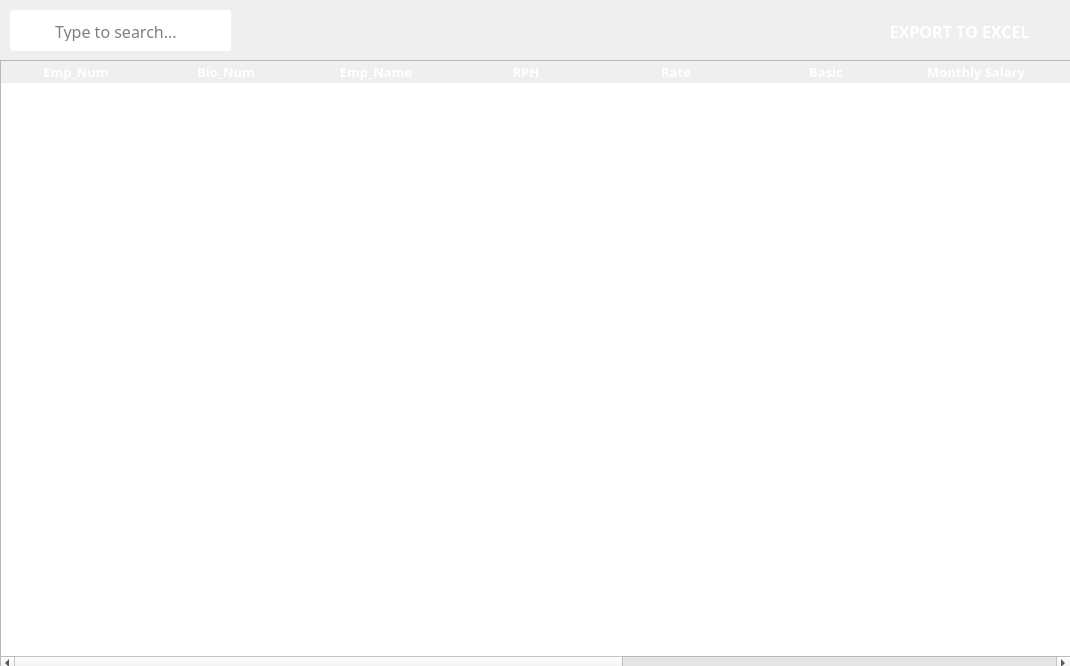
<?xml version="1.0" encoding="UTF-8"?>
<ui version="4.0">
 <class>Dialog</class>
 <widget class="QDialog" name="Dialog">
  <property name="geometry">
   <rect>
    <x>0</x>
    <y>0</y>
    <width>1070</width>
    <height>666</height>
   </rect>
  </property>
  <property name="windowTitle">
   <string>Bank Registrar</string>
  </property>
  <property name="windowIcon">
   <iconset>
    <normaloff>../Icons/logo.svg</normaloff>../Icons/logo.svg</iconset>
  </property>
  <widget class="QTableWidget" name="empSalaryList">
   <property name="geometry">
    <rect>
     <x>0</x>
     <y>60</y>
     <width>1071</width>
     <height>611</height>
    </rect>
   </property>
   <property name="sizePolicy">
    <sizepolicy hsizetype="Fixed" vsizetype="Fixed">
     <horstretch>0</horstretch>
     <verstretch>0</verstretch>
    </sizepolicy>
   </property>
   <property name="font">
    <font>
     <family>Poppins SemiBold</family>
     <pointsize>10</pointsize>
     <weight>75</weight>
     <bold>true</bold>
    </font>
   </property>
   <property name="focusPolicy">
    <enum>Qt::ClickFocus</enum>
   </property>
   <property name="contextMenuPolicy">
    <enum>Qt::DefaultContextMenu</enum>
   </property>
   <property name="styleSheet">
    <string notr="true">/* Header Design */

QHeaderView::section {
	font-family: Poppins;
	font-weight: bold;
	font-size: 13px;
	color: white;
	background-color: &quot;#344273&quot;;
	border: none;
}

/* Style for the selected row */
QTableView::item:selected:active {
	 selection-background-color: &quot;#9DADDF&quot;;
}

/* Style for the alternate row */
QTableWidget {
	alternate-background-color: &quot;#DDDDDD&quot;;
}</string>
   </property>
   <property name="horizontalScrollBarPolicy">
    <enum>Qt::ScrollBarAsNeeded</enum>
   </property>
   <property name="sizeAdjustPolicy">
    <enum>QAbstractScrollArea::AdjustIgnored</enum>
   </property>
   <property name="editTriggers">
    <set>QAbstractItemView::NoEditTriggers</set>
   </property>
   <property name="tabKeyNavigation">
    <bool>false</bool>
   </property>
   <property name="showDropIndicator" stdset="0">
    <bool>false</bool>
   </property>
   <property name="dragDropOverwriteMode">
    <bool>false</bool>
   </property>
   <property name="alternatingRowColors">
    <bool>true</bool>
   </property>
   <property name="selectionMode">
    <enum>QAbstractItemView::SingleSelection</enum>
   </property>
   <property name="selectionBehavior">
    <enum>QAbstractItemView::SelectRows</enum>
   </property>
   <property name="textElideMode">
    <enum>Qt::ElideRight</enum>
   </property>
   <property name="showGrid">
    <bool>false</bool>
   </property>
   <property name="gridStyle">
    <enum>Qt::SolidLine</enum>
   </property>
   <property name="sortingEnabled">
    <bool>false</bool>
   </property>
   <property name="cornerButtonEnabled">
    <bool>false</bool>
   </property>
   <property name="columnCount">
    <number>12</number>
   </property>
   <attribute name="horizontalHeaderVisible">
    <bool>true</bool>
   </attribute>
   <attribute name="horizontalHeaderCascadingSectionResizes">
    <bool>true</bool>
   </attribute>
   <attribute name="horizontalHeaderMinimumSectionSize">
    <number>50</number>
   </attribute>
   <attribute name="horizontalHeaderDefaultSectionSize">
    <number>150</number>
   </attribute>
   <attribute name="horizontalHeaderHighlightSections">
    <bool>true</bool>
   </attribute>
   <attribute name="horizontalHeaderShowSortIndicator" stdset="0">
    <bool>false</bool>
   </attribute>
   <attribute name="horizontalHeaderStretchLastSection">
    <bool>true</bool>
   </attribute>
   <attribute name="verticalHeaderVisible">
    <bool>false</bool>
   </attribute>
   <attribute name="verticalHeaderCascadingSectionResizes">
    <bool>false</bool>
   </attribute>
   <attribute name="verticalHeaderMinimumSectionSize">
    <number>23</number>
   </attribute>
   <attribute name="verticalHeaderDefaultSectionSize">
    <number>31</number>
   </attribute>
   <attribute name="verticalHeaderHighlightSections">
    <bool>false</bool>
   </attribute>
   <attribute name="verticalHeaderShowSortIndicator" stdset="0">
    <bool>false</bool>
   </attribute>
   <column>
    <property name="text">
     <string>Emp_Num</string>
    </property>
   </column>
   <column>
    <property name="text">
     <string>Bio_Num</string>
    </property>
   </column>
   <column>
    <property name="text">
     <string>Emp_Name</string>
    </property>
    <property name="font">
     <font>
      <strikeout>false</strikeout>
     </font>
    </property>
    <property name="foreground">
     <brush brushstyle="SolidPattern">
      <color alpha="255">
       <red>0</red>
       <green>0</green>
       <blue>0</blue>
      </color>
     </brush>
    </property>
   </column>
   <column>
    <property name="text">
     <string>RPH</string>
    </property>
   </column>
   <column>
    <property name="text">
     <string>Rate</string>
    </property>
   </column>
   <column>
    <property name="text">
     <string>Basic</string>
    </property>
   </column>
   <column>
    <property name="text">
     <string>Monthly Salary</string>
    </property>
   </column>
   <column>
    <property name="text">
     <string>Daily Allowance</string>
    </property>
   </column>
   <column>
    <property name="text">
     <string>Monthly Allowance</string>
    </property>
   </column>
   <column>
    <property name="text">
     <string>SSS Loaned</string>
    </property>
   </column>
   <column>
    <property name="text">
     <string>SSS Loan Amount</string>
    </property>
   </column>
   <column>
    <property name="text">
     <string>Pag-Ibig Amount</string>
    </property>
   </column>
  </widget>
  <widget class="QWidget" name="widget" native="true">
   <property name="geometry">
    <rect>
     <x>-10</x>
     <y>0</y>
     <width>1081</width>
     <height>61</height>
    </rect>
   </property>
   <property name="styleSheet">
    <string notr="true">#widget{
background-color: &quot;#DCE5FE&quot;;
}

#btnExportRateList{
border-radius: 5px;
color: white;
background-color: &quot;#30d977&quot;;
}

#btnExportRateList:hover{
	background-color: &quot;#26ad5f&quot;;
}</string>
   </property>
   <widget class="QFrame" name="searchBar">
    <property name="geometry">
     <rect>
      <x>20</x>
      <y>10</y>
      <width>221</width>
      <height>41</height>
     </rect>
    </property>
    <property name="focusPolicy">
     <enum>Qt::StrongFocus</enum>
    </property>
    <property name="styleSheet">
     <string notr="true">#searchBar{
	background-color: white;
	border: 1px solid &quot;#344273&quot;;
	border-radius: 3px; 
}</string>
    </property>
    <property name="frameShape">
     <enum>QFrame::StyledPanel</enum>
    </property>
    <property name="frameShadow">
     <enum>QFrame::Raised</enum>
    </property>
    <widget class="QLineEdit" name="searchBioNum">
     <property name="geometry">
      <rect>
       <x>43</x>
       <y>10</y>
       <width>161</width>
       <height>21</height>
      </rect>
     </property>
     <property name="font">
      <font>
       <family>Poppins</family>
       <pointsize>12</pointsize>
      </font>
     </property>
     <property name="focusPolicy">
      <enum>Qt::ClickFocus</enum>
     </property>
     <property name="styleSheet">
      <string notr="true">#txtSearch{

}</string>
     </property>
     <property name="text">
      <string/>
     </property>
     <property name="frame">
      <bool>false</bool>
     </property>
     <property name="placeholderText">
      <string>Type to search...</string>
     </property>
    </widget>
    <widget class="QLabel" name="searchIcon">
     <property name="geometry">
      <rect>
       <x>10</x>
       <y>10</y>
       <width>31</width>
       <height>21</height>
      </rect>
     </property>
     <property name="styleSheet">
      <string notr="true">#searchIcon{
	background-color: white;
}</string>
     </property>
     <property name="text">
      <string/>
     </property>
     <property name="pixmap">
      <pixmap>../Icons/search.svg</pixmap>
     </property>
     <property name="scaledContents">
      <bool>false</bool>
     </property>
     <property name="alignment">
      <set>Qt::AlignCenter</set>
     </property>
    </widget>
   </widget>
   <widget class="QPushButton" name="btnExportRateList">
    <property name="geometry">
     <rect>
      <x>860</x>
      <y>6</y>
      <width>211</width>
      <height>50</height>
     </rect>
    </property>
    <property name="minimumSize">
     <size>
      <width>0</width>
      <height>50</height>
     </size>
    </property>
    <property name="font">
     <font>
      <family>Poppins</family>
      <pointsize>12</pointsize>
      <weight>75</weight>
      <bold>true</bold>
     </font>
    </property>
    <property name="cursor">
     <cursorShape>PointingHandCursor</cursorShape>
    </property>
    <property name="styleSheet">
     <string notr="true"/>
    </property>
    <property name="text">
     <string>  EXPORT TO EXCEL</string>
    </property>
    <property name="icon">
     <iconset>
      <normaloff>../Icons/export.svg</normaloff>../Icons/export.svg</iconset>
    </property>
    <property name="iconSize">
     <size>
      <width>22</width>
      <height>22</height>
     </size>
    </property>
   </widget>
  </widget>
 </widget>
 <resources/>
 <connections/>
</ui>
